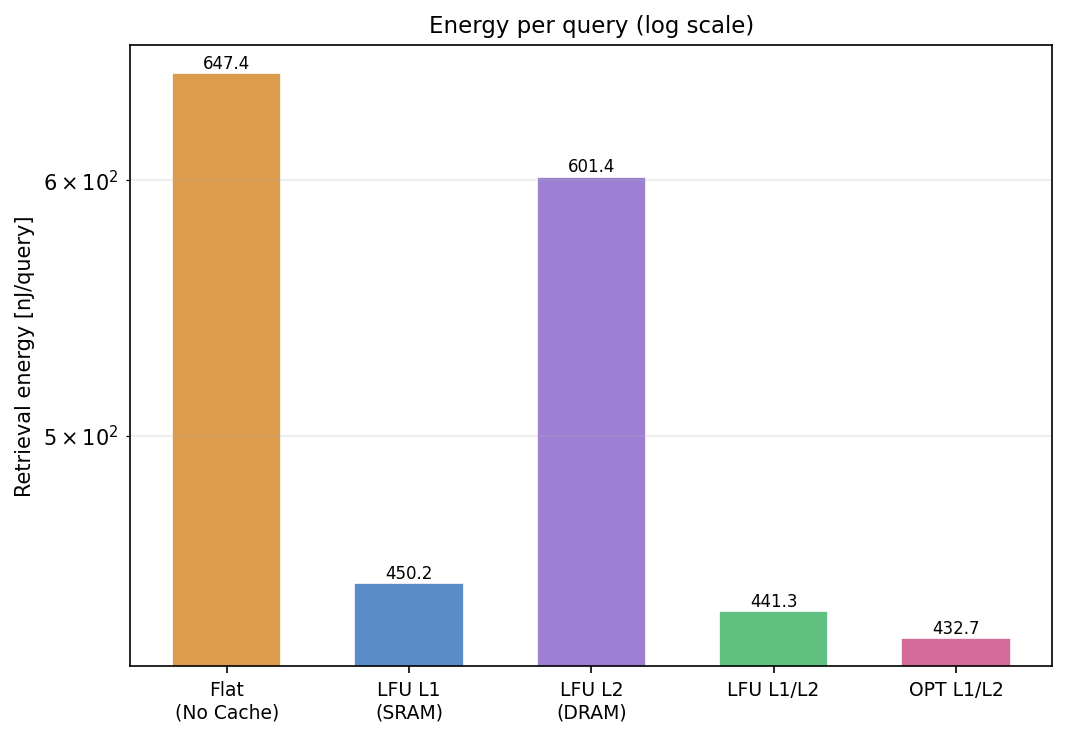
#> input picture workspace/new_exp3/exp3_baseline_energy.png, 1067 x 737 px
$ python combine_exp3_baseline_sidebyside.py
#> lines starting #> are read from the running program, lines starting #| are printed output that depends on the picture
"""Combine the standalone energy and TTFT baseline plots into a single
side-by-side figure for the report.

The two source PNGs were generated by the Experiment-3 notebook with their
own titles ("Energy per query (log scale)" and "TTFT per query (log scale)").
This script adaptively scales them to a common height, pastes them side by
side with a small gutter, and writes the combined image to disk. Titles are
preserved because they are baked into the source bitmaps.
"""

from __future__ import annotations

from pathlib import Path

from PIL import Image

WORKSPACE = Path(__file__).resolve().parents[1]

LEFT_SRC = WORKSPACE / "new_exp3" / "exp3_baseline_energy.png"
RIGHT_SRC = WORKSPACE / "new_exp3" / "exp3_baseline_ttft.png"
OUT_PATH = WORKSPACE / "new_exp3" / "exp3_baseline_compare_sidebyside.png"

GUTTER_PX = 20
BG_COLOR = (255, 255, 255)


def load_resized(path: Path, target_height: int) -> Image.Image:
    """Open `path` and resize so its height matches `target_height`.

    Width is scaled proportionally with high-quality LANCZOS resampling.
    Returns an RGBA image so the paste step preserves any transparency.
    """
    img = Image.open(path).convert("RGBA")
    if img.height == target_height:
        return img
    new_width = int(round(img.width * target_height / img.height))
    return img.resize((new_width, target_height), Image.LANCZOS)


def main() -> None:
    if not LEFT_SRC.exists():
        raise FileNotFoundError(f"Missing source plot: {LEFT_SRC}")
    if not RIGHT_SRC.exists():
        raise FileNotFoundError(f"Missing source plot: {RIGHT_SRC}")

    left_raw = Image.open(LEFT_SRC)
#> left_raw is the input picture: PIL image 1067x737 RGBA; mean R, G, B, A 238.7, 232.4, 232, 255
    right_raw = Image.open(RIGHT_SRC)
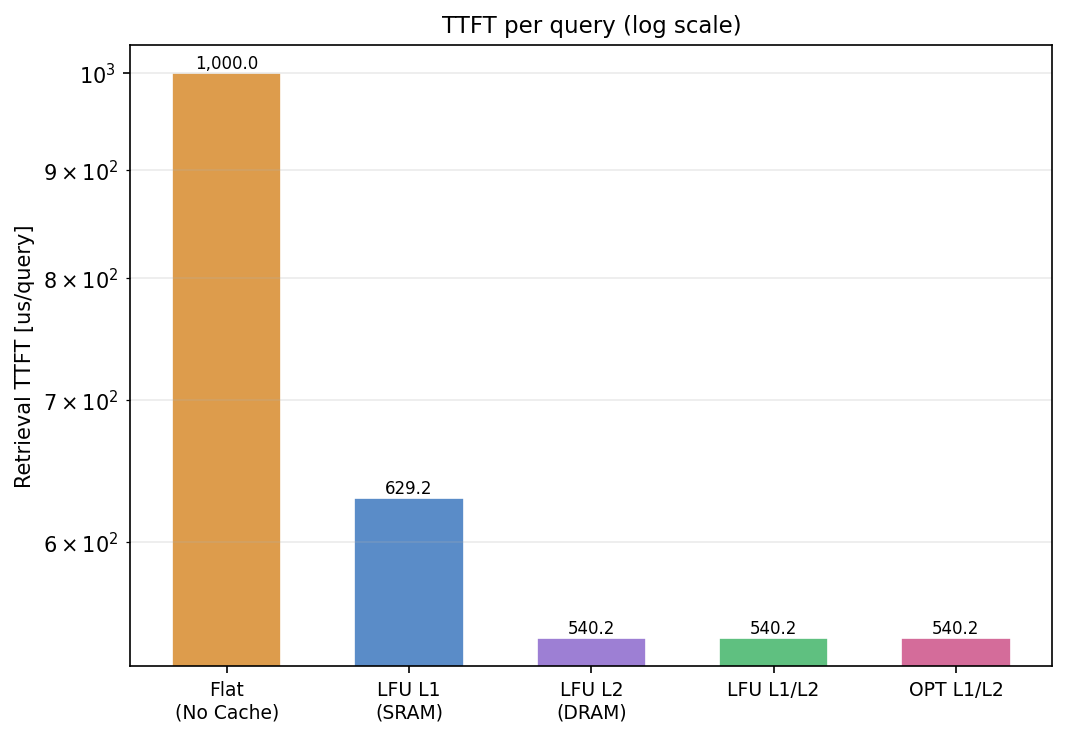
#> input picture workspace/new_exp3/exp3_baseline_ttft.png, 1067 x 737 px
#> right_raw is the input picture: PIL image 1067x737 RGBA; mean R, G, B, A 243.3, 239.1, 234.2, 255

    target_height = max(left_raw.height, right_raw.height)
#> target_height = 737

    left = load_resized(LEFT_SRC, target_height)
    right = load_resized(RIGHT_SRC, target_height)

    canvas_width = left.width + GUTTER_PX + right.width
#> canvas_width = 2154
    canvas = Image.new("RGB", (canvas_width, target_height), BG_COLOR)
#> canvas: PIL image 2154x737 RGB; every value is 255

    canvas.paste(left.convert("RGB"), (0, 0))
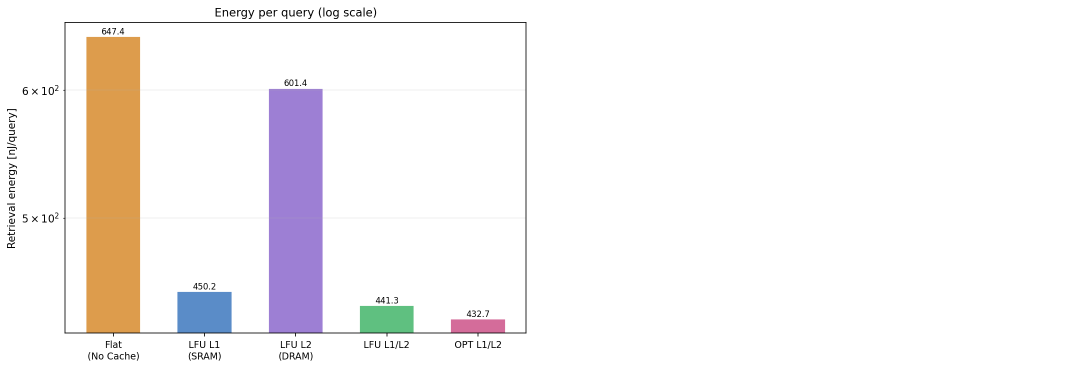
#> canvas: PIL image 2154x737 RGB (shown at 1/2 size); mean R, G, B 246.9, 243.8, 243.6
    canvas.paste(right.convert("RGB"), (left.width + GUTTER_PX, 0))
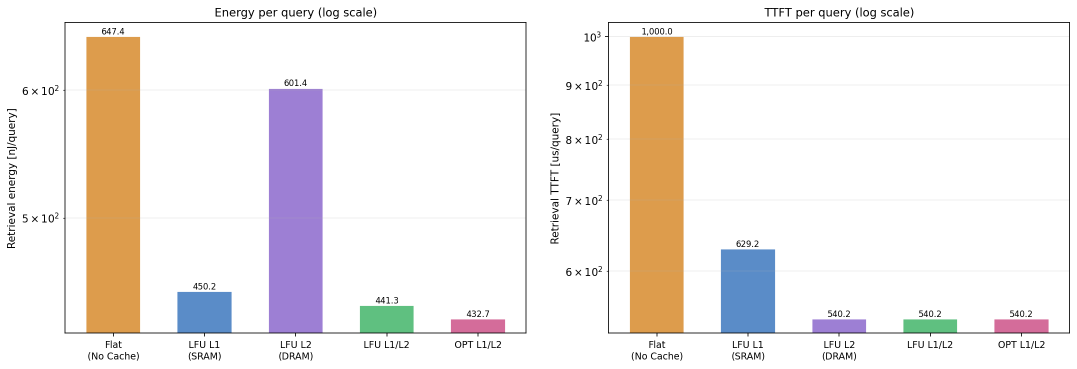
#> canvas: PIL image 2154x737 RGB (shown at 1/2 size); mean R, G, B 241.1, 235.9, 233.3

    canvas.save(OUT_PATH, format="PNG", optimize=True)
    print(f"Wrote {OUT_PATH}")
    print(f"  left:  {left.width}x{left.height} (from {LEFT_SRC.name})")
#|   left:  1067x737 (from exp3_baseline_energy.png)
    print(f"  right: {right.width}x{right.height} (from {RIGHT_SRC.name})")
#|   right: 1067x737 (from exp3_baseline_ttft.png)
    print(f"  canvas: {canvas.width}x{canvas.height}")
#|   canvas: 2154x737


if __name__ == "__main__":
    main()
